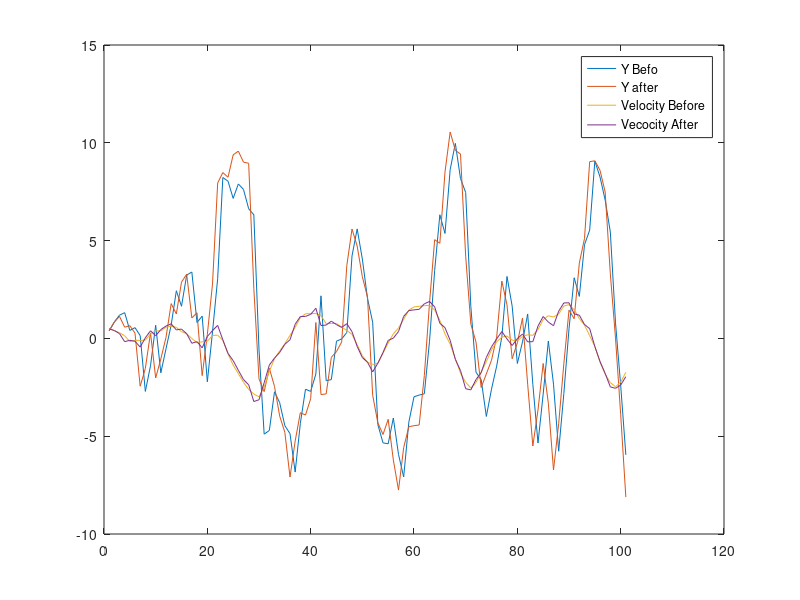

This chart was generated by the following MATLAB code:
clf;
clear all;
rng(100);
time = 100;

%%%%%%%%%%% Constants %%%%%%%%%%%%%%%%%%
m = 10;
c = 1;
k = 1;
b = 1;

sigma2 = 100;
alpha2 = 0.01;
beta2 = 0.01;
rho2 = 100;

tau = 1;

y0=0.1;
y1=0.1;
ualpha =0.1;%sqrt(k/m);

amplitude = 1;
%%%%%%%%%%%%%%%%%%%%%%%%%%%%%%%%%%%%%%%%


%%%%%%%%%%%%%%%Variable Init%%%%%%%%%%%%%%
A = [0 1; -k/m -c/m];
B = [0;b/m];
C = [1 0];

% Covar matrix of x[0]
Q  = [alpha2 0 ; 0 beta2];



phi = expm(A*tau);
psi = pinv(A)*(phi-eye(2))*B;
V = sigma2*psi*psi';

x_predicted = {};
x_updated = {};
x_observed = {};
y_observed = {};

P_predicted = {};
P_updated = {};

P_predicted{1} = sqrt(Q);

x_observed{1} = [y0;y1] + mvnrnd([0;0], sqrt(Q))';
x_predicted{1} = [y0;y1] + mvnrnd([0;0], sqrt(Q))';

y_observed{1} = C*x_observed{1} + normrnd(0,sqrt(rho2));
%%%%%%%%%%%%%%%%%%%%%%%%%%%%%%%%%%%%%%%%%%
x = [];
xbar = [];
xd = [];
xdbar = [];
x(end+1) = x_predicted{1}(1);
xd(end+1) = x_predicted{1}(2);
xbar(end+1) = x_predicted{1}(1);
xdbar(end+1) = x_predicted{1}(2);
u = [];
vary1 = [];
vary2 = [];
for k=1:time
    
    uk = amplitude*sin(ualpha*k*tau);
    vk = mvnrnd([0;0], sqrt(V))';
    wk = normrnd(0,sqrt(rho2));
    W_k = rho2 * eye(2);
    %%%%%%%%%% Prediction Start %%%%%%%%%%%%%%%%%%
    x_predicted{k+1} = phi * x_predicted{k} + psi*uk;
    P_predicted{k+1} = phi * P_predicted{k} * phi' + V;
    %%%%%%%%%% Prediction End  %%%%%%%%%%%%%%%%%%%
    x(end+1) = x_predicted{k+1}(1);
    xd(end+1) = x_predicted{k+1}(2);

    %%%%%%%%%% Observation Start %%%%%%%%%%%%%%%%%%
    x_observed{k+1}  =  phi * x_observed{k} + psi*uk + vk;
    y_observed{k+1} = C* x_observed{k} + wk;
    %%%%%%%%%% Observation End %%%%%%%%%%%%%%%%%%

    %%%%%%%%%% Update Start %%%%%%%%%%%%%%%%%%
    K_2 = P_predicted{k+1}* C' * pinv(C * P_predicted{k+1} * C'+ rho2);
    x_predicted{k+1} = x_predicted{k+1} + K_2*(y_observed{k+1}-C*x_predicted{k+1});
    P_predicted{k+1} = P_predicted{k+1} - K_2*C*P_predicted{k+1};
    %%%%%%%%%% Update End   %%%%%%%%%%%%%%%%%%

    vary1(end+1) = P_predicted{k+1}(1);
    vary2(end+1) = P_predicted{k+1}(2);


    xbar(end+1) = x_predicted{k+1}(1);
    xdbar(end+1) = x_predicted{k+1}(2);

end

%plot(1:time+1, x, 1:time+1, (xbar));
plot(1:time+1, (x), 1:time+1, (xbar), 1:time+1, (xd), 1:time+1, xdbar);
%plot(1:time+1, cell2mat(y_observed), 1:time+1, (x));
%plot(1:time+1,x);% cell2mat(y_observed));%, 1:time+1, (x));
%plot(1:time+1, cell2mat(y_observed));%, 1:time+1, (x));
%legend('Observed');%, 'Predicted');
legend('Y Befo', 'Y after', 'Velocity Before', 'Vecocity After');
print('kalman-y', '-dpng');
